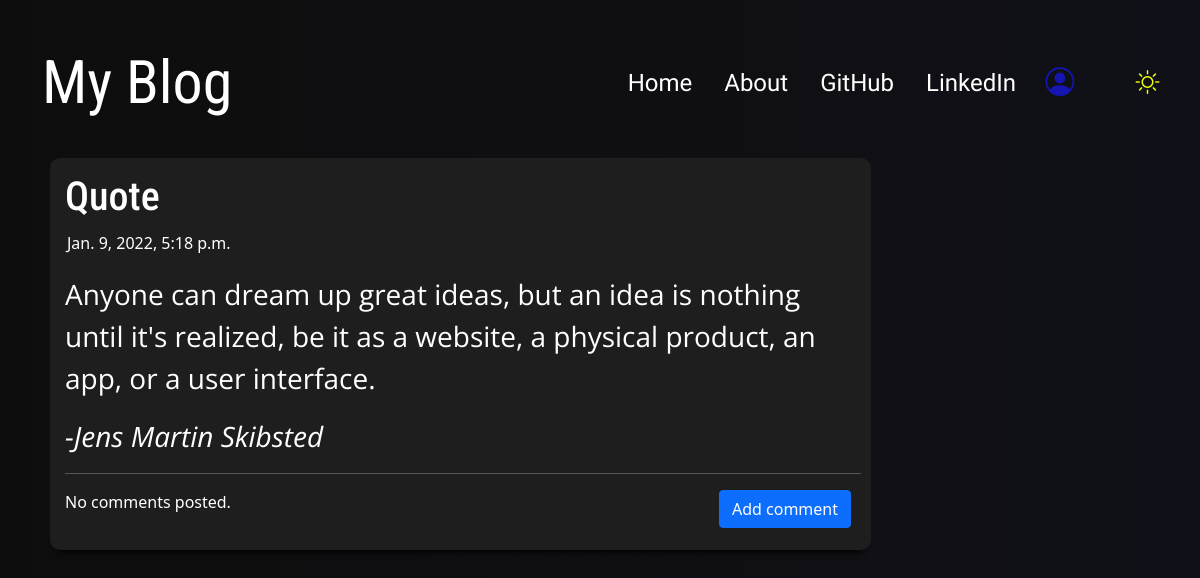
The app's page /post/36 with its own data.
### blog_app/models.py (models this page shows, shortened)
class Post(models.Model):
    author = models.ForeignKey('auth.User',on_delete=models.CASCADE)
    title = models.CharField(max_length= 200)
    text = models.TextField()
    created_date= models.DateTimeField(default=timezone.now)
    published_date = models.DateTimeField(blank=True,null=True)

### blog_app/views.py (the view)
# urls.py: path('post/<int:pk>', views.PostDetailView.as_view(),name ='post_detail'),
class PostDetailView(DetailView):
    model = Post

### blog_app/templates/blog_app/post_detail.html (shortened to what this page needs)
{% extends 'blog_app/base.html' %}
{% block content %}
 <div class= "postblock">
    <h1 class='posttitle'>{{ post.title }}</h1>
        {% if post.published_date %}
            <div class="date postdate">
              {{ post.published_date }}
            </div>
        {% else %}
          <a class="btn btn-success cl-mode-icon" href="{% url 'post_publish' pk=post.pk %}">Publish</a>
          <a class="btn btn-outline-warning cl-mode-icon" href="{% url 'post_draft_list' %}">Drafts List</a>
        {% endif %}
            <div class="postcontent">
            <p>{{ post.text|safe|linebreaksbr }}</p>
            </div>
  <hr>
  <a class="btn btn-primary btn-comment" href="{% url 'add_comment_to_post' pk=post.pk %}">Add comment</a>
  {% for comment in post.comments.all %}
  <br>
      {% if user.is_authenticated or comment.approved_comment %}
         <div class="date postdate">{{ comment.created_date }}</div>
         <div class="removeapprove">
            <div class="postcomment">{{ comment.text|safe|linebreaksbr }}</div>
              {% if not comment.approved_comment %}
                  <a class="btn btn-primary" title="Remove" href="{% url 'comment_remove' pk=comment.pk %}"><i class="bi bi-x-lg"></i> Delete</a>
                  <a class="btn btn-primary" title="Approve" href="{% url 'comment_approve' pk=comment.pk %}"><i class="bi bi-check-lg"></i> Approve</a>
                  {% endif %}
              </div>
          <p>Posted by: <strong>{{ comment.author }}</strong></p>
      {% endif %}
  {% empty %}
      <p>No comments posted.</p>
  {% endfor %}
</div>
{% endblock %}

### blog_app/static/css/blog.css (style rules this page uses)
:root { --bg-mode: linear-gradient(270deg, #101118,#0e0d0d); --form-bg-mode: rgb(30, 30, 30); --comment-bg-mode: rgb(0, 0, 0); --color: rgb(255, 255, 255); --mode-icon-color: rgb(251, 255, 0); --box-shadow: 0 10px 6px -8px rgb(0, 0, 0); }
body { background: var(--bg-mode); background-size: cover; height: 100%; color: var(--color); }
a { color:var(--color); }
.postblock { background-color: var(--form-bg-mode); box-shadow: var(--box-shadow); border-radius: 10px; padding: 15px 10px 20px 15px; margin-bottom: 10px; }
.postdate { padding: 2px; text-align: left; font-size: 1em; }
.posttitle { font-family: 'Roboto Condensed', sans-serif; font-size: 2.5em; text-align: left; }
.postcontent { font-family: 'Open Sans', sans-serif; font-size: 1.75em; text-align: left; }
@media (min-width: 1000px) { .postblock { width: 100%; } }
@media (min-width: 1000px) { .btn-comment { position: relative; float:right; margin-right: 10px; } }

### records on screen
Post: title "Quote", published_date "Jan. 9, 2022, 5:18 p.m.", text "Anyone can dream up great ideas, but an idea is nothing until it's realized, be it as a website, a physical product, an app, or a user interface. -Jens Martin Skibsted"
